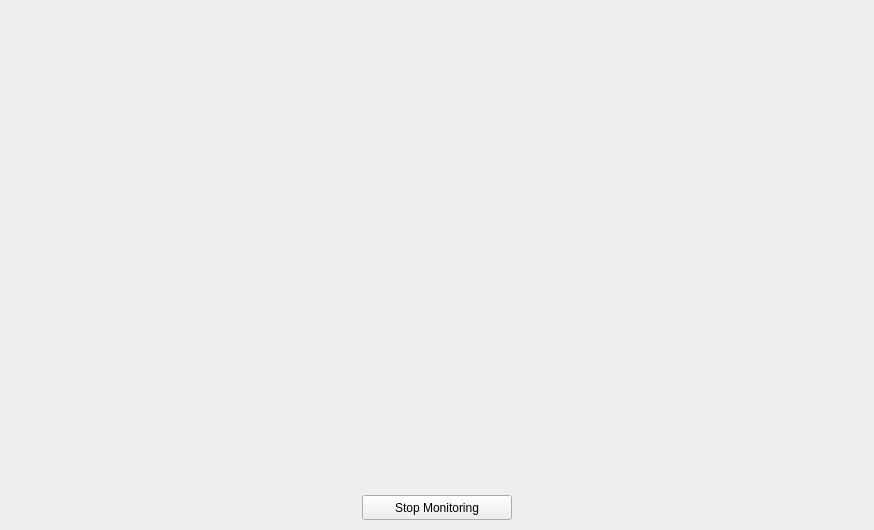
<?xml version="1.0" encoding="UTF-8"?>
<ui version="4.0">
 <class>MainWindow</class>
 <widget class="QMainWindow" name="MainWindow">
  <property name="geometry">
   <rect>
    <x>0</x>
    <y>0</y>
    <width>874</width>
    <height>530</height>
   </rect>
  </property>
  <property name="windowTitle">
   <string>Weapon Detection</string>
  </property>
  <widget class="QWidget" name="centralwidget">
   <widget class="QLabel" name="label_detection">
    <property name="geometry">
     <rect>
      <x>10</x>
      <y>10</y>
      <width>874</width>
      <height>530</height>
     </rect>
    </property>
    <property name="minimumSize">
     <size>
      <width>874</width>
      <height>530</height>
     </size>
    </property>
    <property name="maximumSize">
     <size>
      <width>874</width>
      <height>530</height>
     </size>
    </property>
    <property name="text">
     <string/>
    </property>
   </widget>
   <widget class="QPushButton" name="stop_detection_button">
    <property name="geometry">
     <rect>
      <x>362</x>
      <y>495</y>
      <width>150</width>
      <height>25</height>
     </rect>
    </property>
    <property name="text">
     <string>Stop Monitoring</string>
    </property>
   </widget>
  </widget>
 </widget>
 <resources/>
 <connections/>
</ui>
